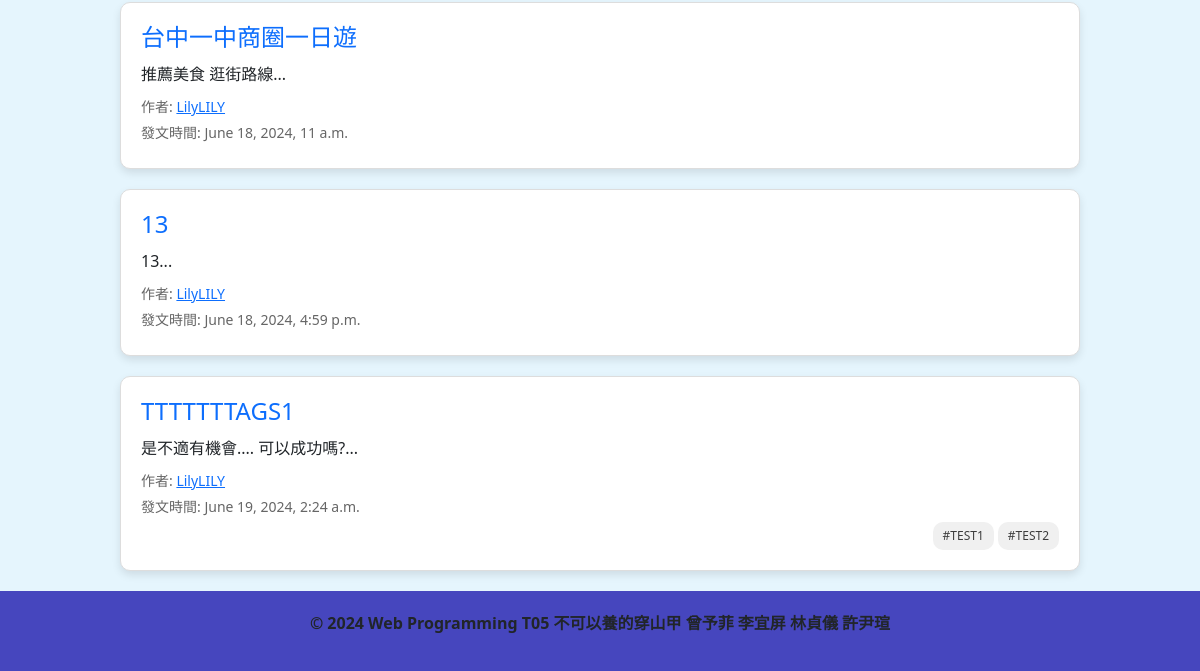
The app's page /search/ (lower part), older data.
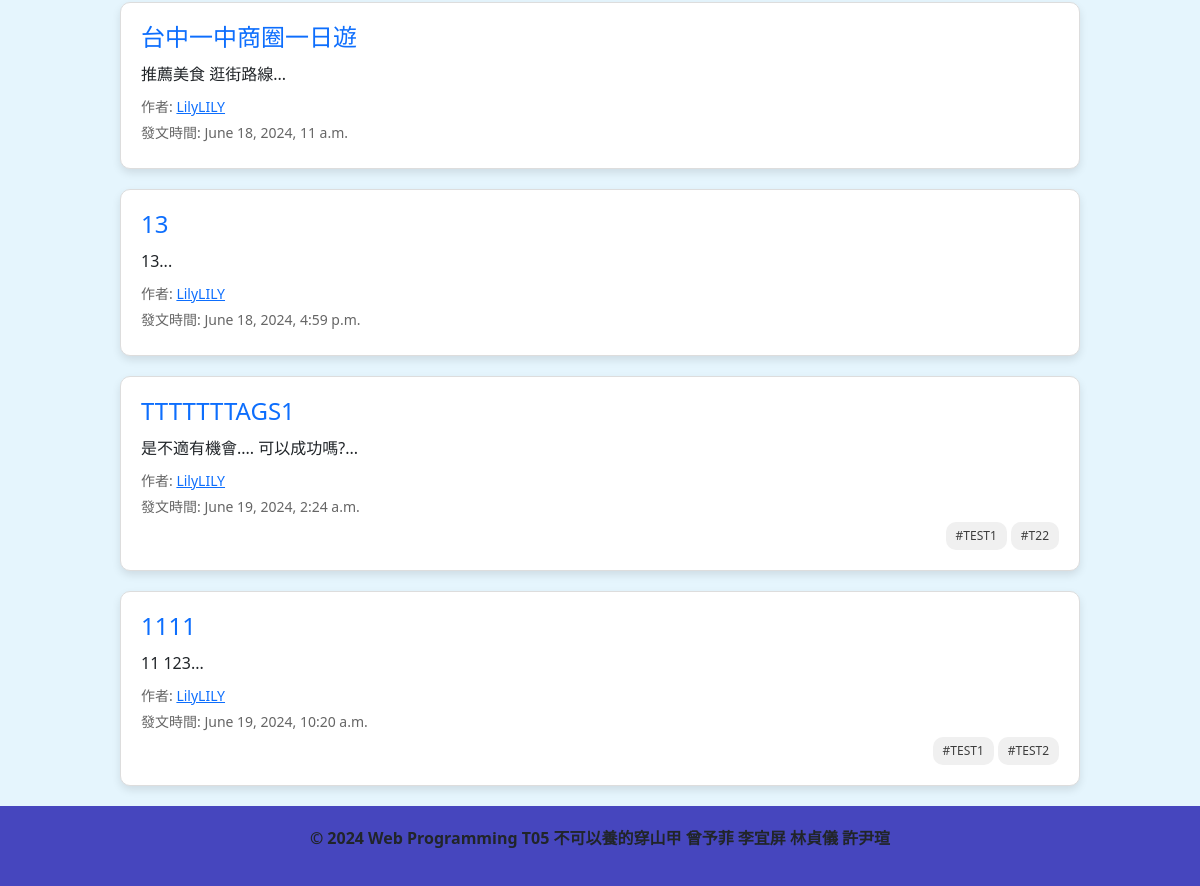
The same page, newer data.
### travel/models.py (models this page shows, shortened)
class Post(models.Model):
    user = models.ForeignKey(User, on_delete=models.CASCADE, related_name='posts', verbose_name="發文者")
    title = models.CharField(max_length=20, verbose_name="文章標題")
    description = models.TextField(verbose_name="文章內容")
    created_at = models.DateTimeField(default=timezone.now, verbose_name="發文時間")
    pictures = models.ManyToManyField(Picture, related_name='posts', verbose_name="內文圖片", blank=True)
    tags = models.ManyToManyField(Tag, related_name='posts', verbose_name="標籤", blank=True)

class Tag(models.Model):
    name = models.CharField(max_length=30, unique=True, verbose_name="標籤名稱")
    def __str__(self):
        return self.name

### travel/views.py (the view)
# urls.py: path('search/', views.search_posts, name='search_posts'),
def search_posts(request):
    form = SearchForm(request.GET or None)
    posts = Post.objects.all()
    if form.is_valid():
        query = form.cleaned_data.get('query')
        if query:
            posts = posts.filter(
                Q(title__icontains=query) | Q(description__icontains=query) | Q(tags__name__icontains=query)
            ).distinct()
    return render(request, 'search_results.html', {'form': form, 'posts': posts})

### travel/templates/search_results.html (shortened to what this page needs)
{% extends "Mama.html" %}
{% load static %}
{% block CSS %}
    <link rel="stylesheet" type="text/css" href="{% static 'css/home.css' %}">
{% endblock %}
{% block content %}
<div class="post-list">
    {% for post in posts %}
    <div class="post-item">
        <h2 class="post-title"><a class="post" href="/post_detail/{{ post.id }}">{{ post.title }}</a></h2>
        <p class="post-description">{{ post.description|slice:":30" }}...</p>
        <p class="post-author">作者: <a href="/{{ post.user.profile.member_id }}/detail/">{{ post.user.username }}</a></p>
        <p class="post-date">發文時間: {{ post.created_at }}</p>
        <div class="post-tags-container">
            {% for tag in post.tags.all %}
                <a class="post-tags" href="/search/?query={{ tag }}">#{{ tag }}</a>
            {% endfor %}
        </div>
    </div>
    {% endfor %}
</div>
{% endblock %}

Row changes from the older to the newer data that the page shows:
changed Post "TTTTTTTAGS1": loses Tag (name "TEST2")
added Tag: name "T22", shown under Post "TTTTTTTAGS1"
added Post: title "1111", description "11 123", user.username "LilyLILY", created_at "June 19, 2024, 10:20 a.m.", Tag (name "TEST1"), Tag (name "TEST2")
